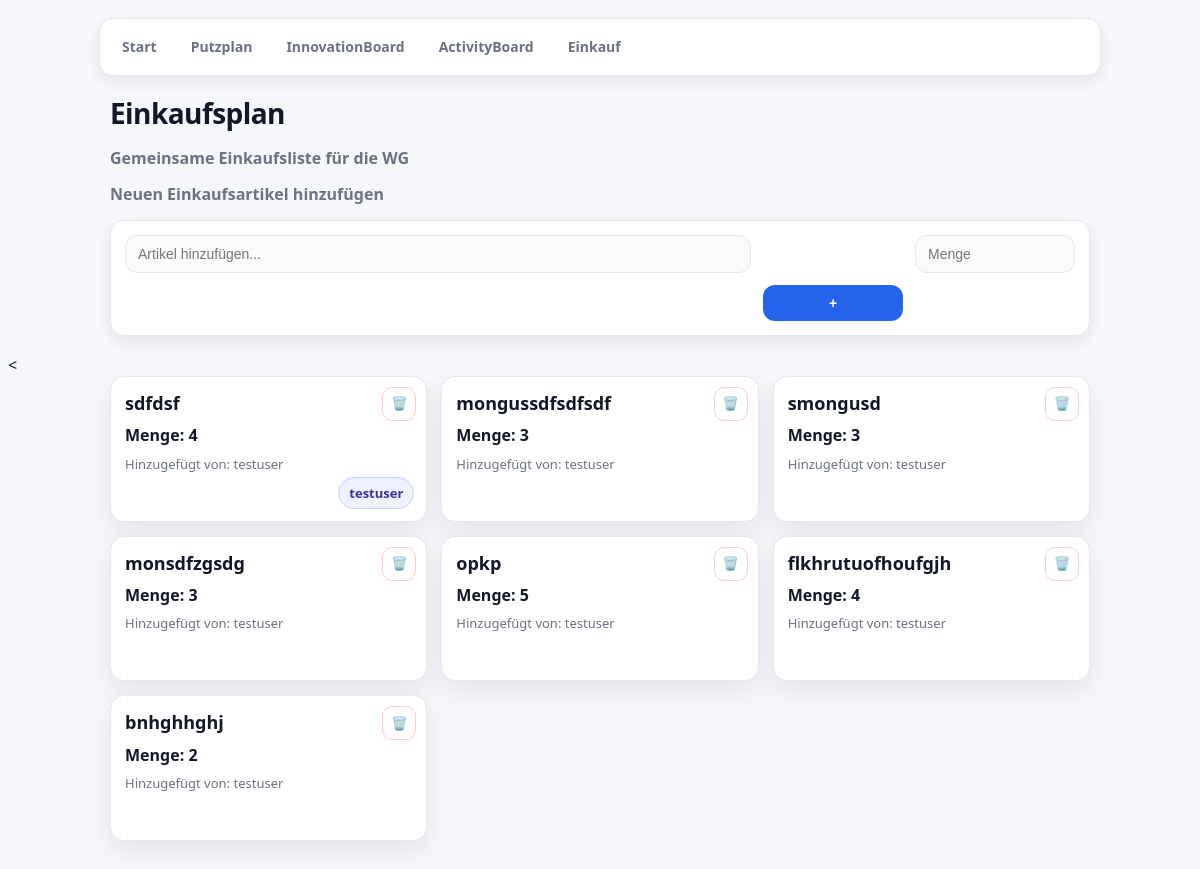
The app's page /einkaufsplan/ (signed in), older data.
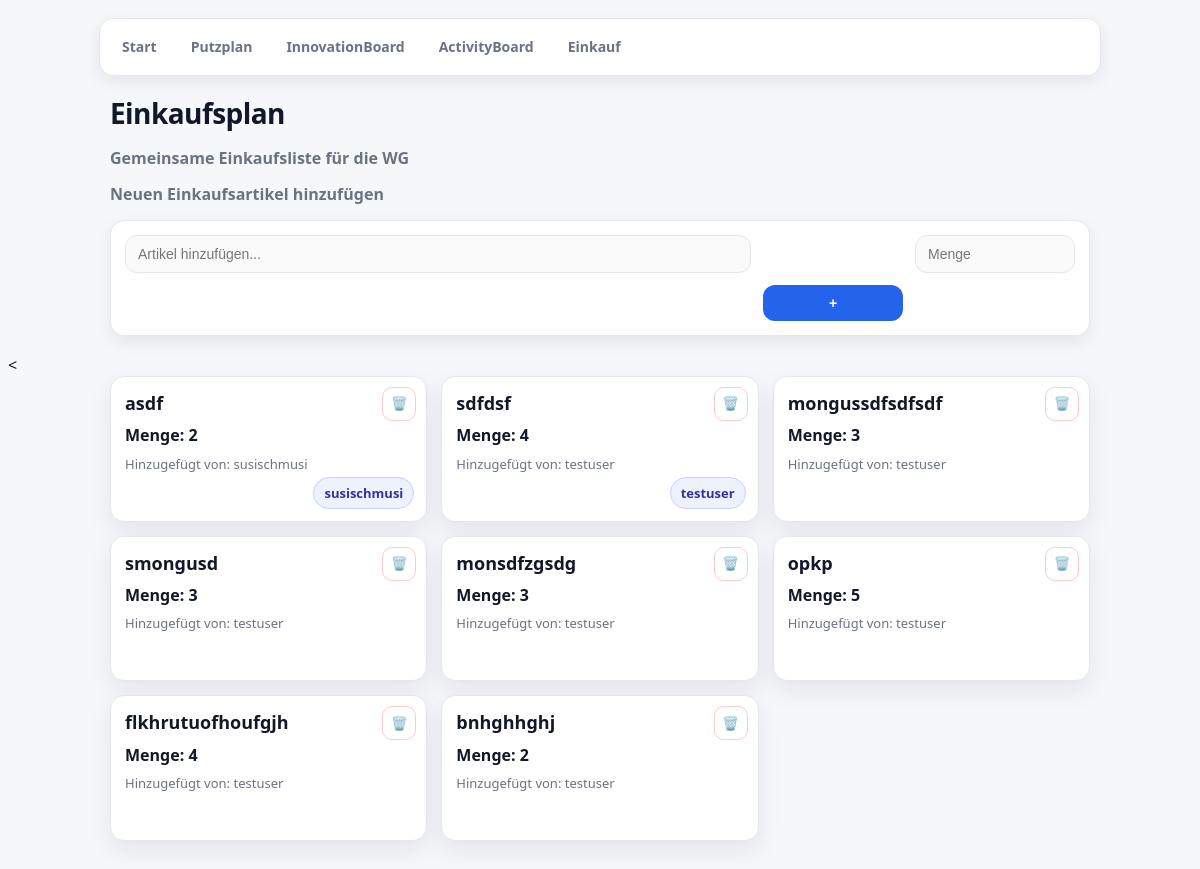
The same page, newer data.
### db.py (models this page shows)
class ShoppingItem(db.Model):
    __tablename__ = 'SHOPPING_ITEM'
    item_id = db.Column(db.Integer, primary_key=True, index=True)
    wg_id = db.Column(db.Integer, db.ForeignKey('WG.wg_id'), nullable=False)
    added_by = db.Column(db.Integer, db.ForeignKey('USER.user_id'), nullable=False)
    assigned_to = db.Column(db.Integer, db.ForeignKey('USER.user_id'), nullable=True)
    name = db.Column(db.String, nullable=False)
    quantity = db.Column(db.String)
    created_at = db.Column(db.DateTime, default=datetime.now)
    wg = db.relationship('Wg', back_populates='shopping_items')
    added_by_user = db.relationship('User', foreign_keys=[added_by], back_populates='added_items')
    assigned_to_user = db.relationship('User', foreign_keys=[assigned_to], back_populates='assigned_items')

class User(db.Model):
    __tablename__ = 'USER'
    user_id = db.Column(db.Integer, primary_key=True, index=True, unique=True)
    username = db.Column(db.String, nullable=False, unique=True)
    password_hash = db.Column(db.String, nullable=False, unique=True)
    email = db.Column(db.String, nullable=False, unique=True)
    role = db.Column(db.String, nullable=False)
    wg_id = db.Column(db.Integer, db.ForeignKey('WG.wg_id'), nullable=True)
    wg = db.relationship('Wg', back_populates='users')
    cleaning_tasks = db.relationship('CleaningTask', back_populates='assigned_user')
    activities_created = db.relationship('Activity', back_populates='creator')
    ideas = db.relationship('Idea', back_populates='creator',foreign_keys='Idea.created_by')
    idea_comments = db.relationship('Idea_Comment', back_populates='user')
    idea_likes = db.relationship('Idea_Like', back_populates='user')
    added_items = db.relationship('ShoppingItem', foreign_keys='ShoppingItem.added_by', back_populates='added_by_user')
    assigned_items = db.relationship('ShoppingItem', foreign_keys='ShoppingItem.assigned_to', back_populates='assigned_to_user')
    joined_activities = db.relationship(
        "Activity",
        secondary=activity_participants,
        back_populates="participants"
    )  #joined_activities

### app.py (the view, shortened to what this page needs)
@app.route("/einkaufsplan/", methods=["GET", "POST"])
def einkaufsplan():
    if 'user_id' not in session:
        return redirect(url_for('login'))
    form = EinkaufsplanForm()
    user_id = session.get("user_id")
    current_user = User.query.get(user_id) if user_id else None
    if not current_user:
        current_user = User.query.filter_by(username="testuser").first()
    if not current_user:
        flash("Testuser fehlt. Bitte einmal anlegen (username='testuser', wg_id=1).", "error")
        return render_template("einkaufsplan.html", form=form, shopping_items=[])
    wg_id = current_user.wg_id or 1
    shopping_items = (ShoppingItem.query
        .filter_by(wg_id=wg_id)
        .options(
            joinedload(ShoppingItem.assigned_to_user),
            joinedload(ShoppingItem.added_by_user)
        )
        .order_by(ShoppingItem.item_id.desc())
        .all()
    )
    return render_template("einkaufsplan.html", form=form, shopping_items=shopping_items)

### docs/forms.py
class EinkaufsplanForm(FlaskForm):
    item = StringField(validators=[InputRequired(), Length(min=1, max=100)], render_kw={"placeholder": "Artikel hinzufügen..."})
    quantity = IntegerField(validators=[InputRequired()], render_kw={"placeholder": "Menge"})
    submit = SubmitField('+')

### templates/einkaufsplan.html (shortened to what this page needs)
<nav>
  <a href="{{ url_for('dashboard') }}">Start</a>
  <a href="{{ url_for('putzplan') }}">Putzplan</a>
  <a href="{{ url_for('innovation_board') }}">InnovationBoard</a>
  <a href="{{ url_for('activity_board') }}">ActivityBoard</a>
  <a href="{{ url_for('einkaufsplan') }}">Einkauf</a>
</nav>
<h1>Einkaufsplan</h1>
<h2>Gemeinsame Einkaufsliste für die WG</h2>
<h2>Neuen Einkaufsartikel hinzufügen</h2>
<form method = "POST" action="{{ url_for('einkaufsplan') }}" >
    <div class="item-forms">
        {{ form.item(size=32) }}<br>
        {{ form.quantity() }}<br>
        <div class = "submit-btn">
            {{ form.submit() }}
        </div>
    </div>
</form>
<
<div class="shopping-list">
  {% for item in shopping_items %}
    <div class="shopping-item-card">
        <form method="POST" action="{{ url_for('delete_shopping_item', item_id=item.item_id) }}" class="delete-form">
            <button type="submit" class="delete-btn"
                onclick="return confirm('Einkaufsartikel wirklich löschen?');">🗑️
            </button>
        </form>
      <h3 class="mb-1">{{ item.name }}</h3>
      <p class="item-quantity mb-2">Menge: {{ item.quantity }}</p>
      <small class="text-muted">
        Hinzugefügt von:
        {% if item.added_by_user %}
          {{ item.added_by_user.username }}
        {% else %}
          {{ item.added_by }}
        {% endif %}
      </small>
        <br>
        {% if item.assigned_to_user %}
        <small class = "assigned-to">{{ item.assigned_to_user.username }}</small>
        {% endif %}
    </div>
  {% else %}
    <p>Noch keine Einkäufe eingetragen.</p>
  {% endfor %}
</div>

Row changes from the older to the newer data that the page shows:
added ShoppingItem: name "asdf", quantity "2", added_by_user.username "susischmusi", assigned_to_user.username "susischmusi"
